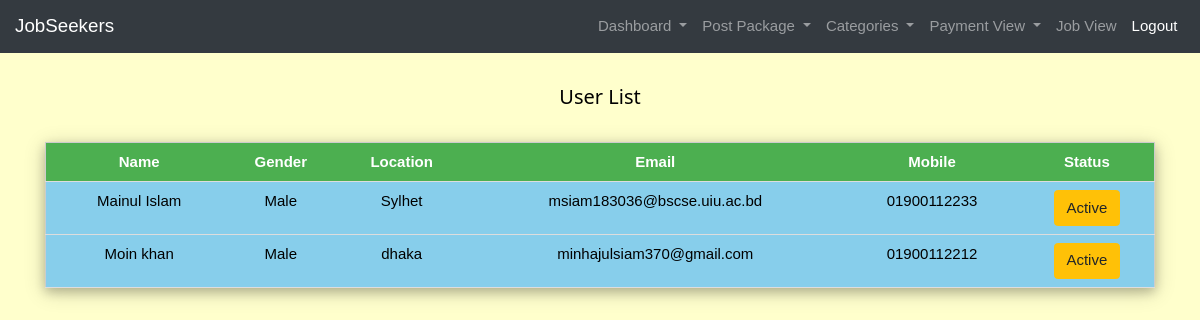
Screenshot of /admin/admin_userlist.php with the database file from the repository.
### tables this page shows
CREATE TABLE `user` (
  `id` varchar(255) NOT NULL,
  `name` varchar(255) DEFAULT NULL,
  `gender` varchar(255) DEFAULT NULL,
  `email` varchar(255) DEFAULT NULL,
  `mobile` varchar(255) DEFAULT NULL,
  `password` varchar(255) DEFAULT NULL,
  `position` varchar(255) DEFAULT NULL,
  `otp` int(11) DEFAULT NULL,
  `authentication` varchar(255) DEFAULT NULL,
  `status` varchar(255) DEFAULT NULL,
  `location` varchar(255) DEFAULT NULL,
  `bantime` datetime DEFAULT NULL,
  `education` varchar(255) DEFAULT NULL,
  `skill` varchar(255) DEFAULT NULL,
  `experience` varchar(255) DEFAULT NULL,
  `additional` varchar(255) DEFAULT NULL,
  `image` varchar(255) DEFAULT NULL
);

### admin/admin_userlist.php (the view, shortened to what this page needs)
<?php
require '../database.php';
?>
<!DOCTYPE html>
<html lang="en">
<head>
   <link rel="stylesheet" href="../css/stylesheet.css">
   <link rel="stylesheet" href="../css/bootstrap.min.css">
    <link rel="stylesheet" href="../css/w3.css">
</head>
<body class="w3-pale-yellow">
<?php
    include 'admin_navbar.php';
    $sql= "SELECT * FROM user";
    $result= mysqli_query($connection, $sql);
?>
<br>
     <div class="container">
    <h4 style="text-align: center">User List</h4>
    <br>
    <table class="w3-table-all w3-card-4 w3-centered">
      <tr class="w3-green">
        <th>Name</th>
        <th>Gender</th>
        <th>Location</th>
        <th>Email</th>
        <th>Mobile</th>
        <th>Status</th>
      </tr>
      <?php while ($row = mysqli_fetch_assoc($result))
      { ?>
      <tr  class=" w3-light-blue w3-hover-blue-gray">
        <td> <?php echo $row['name'] ?></td>
        <td> <?php echo $row['gender'] ?></td>
        <td> <?php echo $row['location'] ?></td>
        <td> <?php echo $row['email'] ?></td>
        <td> <?php echo $row['mobile'] ?></td>
        <?php if($row['status']=='active'){?>
        <td>
          <a class="btn btn-warning" href="admin_userlistprocess.php?userid=<?php echo $row['id']; ?>&active=active">Active</a>
        </td>
      <?php
        }
      }
      ?>
    </table>
  </div>
</body>
</html>

### css/stylesheet.css (style rules this page uses)
body, html { height: 100%; margin: 0; font-family: Arial, Helvetica, sans-serif; }
* { box-sizing: border-box; }

### css/w3.css (style rules this page uses)
html { box-sizing:border-box }
*,*:before,*:after { box-sizing:inherit }
html { -ms-text-size-adjust:100%;-webkit-text-size-adjust:100% }
body { margin:0 }
a { background-color:transparent }
html,body { font-family:Verdana,sans-serif;font-size:15px;line-height:1.5 }
html { overflow-x:hidden }
h4 { font-size:20px }
h1,h2,h3,h4,h5,h6 { font-family:"Segoe UI",Arial,sans-serif;font-weight:400;margin:10px 0 }
a { color:inherit }
.w3-table,.w3-table-all { border-collapse:collapse;border-spacing:0;width:100%;display:table }
.w3-table-all { border:1px solid #ccc }
.w3-bordered tr,.w3-table-all tr { border-bottom:1px solid #ddd }
.w3-table-all tr:nth-child(odd) { background-color:#fff }
.w3-table-all tr:nth-child(even) { background-color:#f1f1f1 }
.w3-centered tr th,.w3-centered tr td { text-align:center }
.w3-table td,.w3-table th,.w3-table-all td,.w3-table-all th { padding:8px 8px;display:table-cell;text-align:left;vertical-align:top }
.w3-table th:first-child,.w3-table td:first-child,.w3-table-all th:first-child,.w3-table-all td:first-child { padding-left:16px }
.w3-card-4,.w3-hover-shadow:hover { box-shadow:0 4px 10px 0 rgba(0,0,0,0.2),0 4px 20px 0 rgba(0,0,0,0.19) }
.w3-light-blue,.w3-hover-light-blue:hover { color:#000!important;background-color:#87CEEB!important }
.w3-green,.w3-hover-green:hover { color:#fff!important;background-color:#4CAF50!important }
.w3-pale-yellow,.w3-hover-pale-yellow:hover { color:#000!important;background-color:#ffffcc!important }

### rows the page displays
user: name "Mainul Islam", gender "Male", location "Sylhet", email "msiam183036@bscse.uiu.ac.bd", mobile "01900112233"
user: name "Moin khan", gender "Male", location "dhaka", email "minhajulsiam370@gmail.com", mobile "01900112212"
